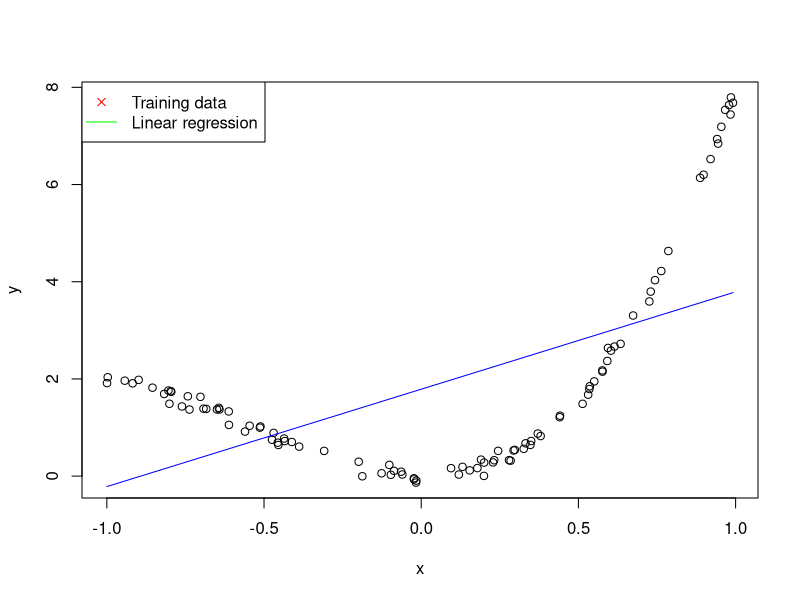

Reproduce this figure in R.
data=read.csv("dataset.csv",sep=",")
x=data[ ,1]
y=data[ ,2]
m=length(y)

# Plot data

plot(x,y)

# Gradient Descent

x<- cbind(rep(1,m),x) 
x <- as.matrix(x)

theta <- c(8,3)

# Some gradient descent settings
i <- 1000
alpha <- 0.01


# Computing cost function
computeCost  <- function(x, y, theta)
{

m = length(y); 
J = 0;
dif <- x %*% theta - y
J <- (t(dif) %*% dif) / (2 * m)
J

}

gradientDescent <- function(X, y, theta, alpha, num_iters) {
  m <- length(y) 
  J_history = rep(0, num_iters + 1)
  theta_history = matrix(0, num_iters + 1, length(theta))
  theta_history[1,] = t(theta)
  J_history[1] = computeCost(X, y, theta)
  
  for (iter in 2:(num_iters + 1)) {
    theta_prev = theta
    p = dim(x)[2]
    for (j in 1:p) {
      # vectorized version
 
      deriv = (t(x %*% theta_prev - y) %*% x[, j]) / m
      
      # update theta_j
      theta[j] = theta_prev[j] - (alpha * deriv)
    }
    
    # Save the cost J in every iteration
    J_history[iter] = computeCost(x, y, theta)
    theta_history[iter,] = t(theta)
  }
  
  list(theta = theta, J_history = J_history, theta_history = theta_history)

}
  
gd <- gradientDescent(x, y, theta, alpha,i)
#Decompose list (gd) variables into global env variables
theta <- gd$theta
J_history <- gd$J_history
theta_history <- gd$theta_history
rm(gd)

# print theta to screen
cat('Theta found by gradient descent: ')
sprintf('%f %f \n', theta[1], theta[2])

# Plot the linear fit

lines(x[, 2], x  %*% theta, col="blue")
legend("topleft", c('Training data', 'Linear regression'), pch=c(4,NA),col=c("red","green"), lty=c(NA,1))



                  


